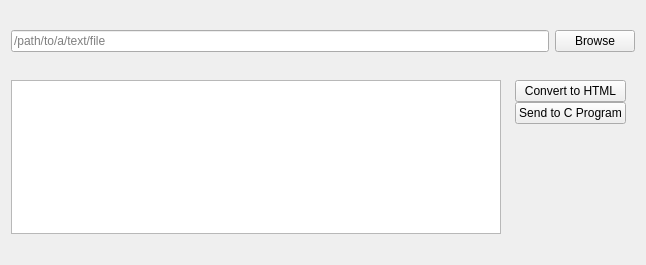
<?xml version="1.0" encoding="UTF-8"?>
<ui version="4.0">
 <class>HTMLConverter</class>
 <widget class="QWidget" name="HTMLConverter">
  <property name="enabled">
   <bool>true</bool>
  </property>
  <property name="geometry">
   <rect>
    <x>0</x>
    <y>0</y>
    <width>646</width>
    <height>265</height>
   </rect>
  </property>
  <property name="windowTitle">
   <string>HTML Converter</string>
  </property>
  <layout class="QGridLayout" name="gridLayout">
   <property name="spacing">
    <number>9</number>
   </property>
   <item row="1" column="0">
    <layout class="QHBoxLayout" name="horizontalLayout_2">
     <item alignment="Qt::AlignVCenter">
      <widget class="QTextEdit" name="textOutput">
       <property name="enabled">
        <bool>true</bool>
       </property>
      </widget>
     </item>
     <item>
      <layout class="QVBoxLayout" name="verticalLayout">
       <property name="spacing">
        <number>0</number>
       </property>
       <property name="sizeConstraint">
        <enum>QLayout::SetDefaultConstraint</enum>
       </property>
       <property name="leftMargin">
        <number>5</number>
       </property>
       <property name="bottomMargin">
        <number>110</number>
       </property>
       <item>
        <widget class="QPushButton" name="convert_html">
         <property name="text">
          <string>Convert to HTML</string>
         </property>
        </widget>
       </item>
       <item>
        <widget class="QPushButton" name="send_to_c">
         <property name="text">
          <string>Send to C Program</string>
         </property>
        </widget>
       </item>
      </layout>
     </item>
    </layout>
   </item>
   <item row="0" column="0" colspan="2">
    <layout class="QHBoxLayout" name="horizontalLayout">
     <property name="spacing">
      <number>6</number>
     </property>
     <item>
      <widget class="QLineEdit" name="path_line_edit">
       <property name="enabled">
        <bool>true</bool>
       </property>
       <property name="readOnly">
        <bool>true</bool>
       </property>
       <property name="placeholderText">
        <string>/path/to/a/text/file</string>
       </property>
      </widget>
     </item>
     <item>
      <widget class="QPushButton" name="browse_btn">
       <property name="enabled">
        <bool>true</bool>
       </property>
       <property name="text">
        <string>Browse</string>
       </property>
      </widget>
     </item>
    </layout>
   </item>
  </layout>
 </widget>
 <resources/>
 <connections/>
</ui>
